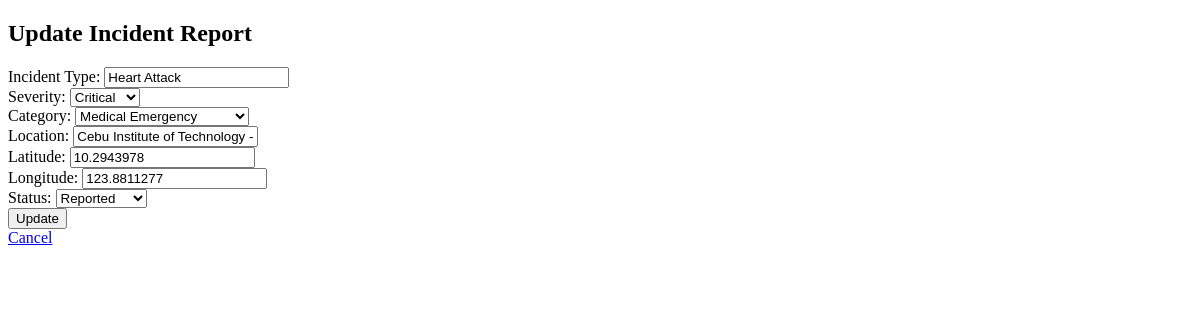
Page /incidents/5/update/ (signed in) on the earlier database version.
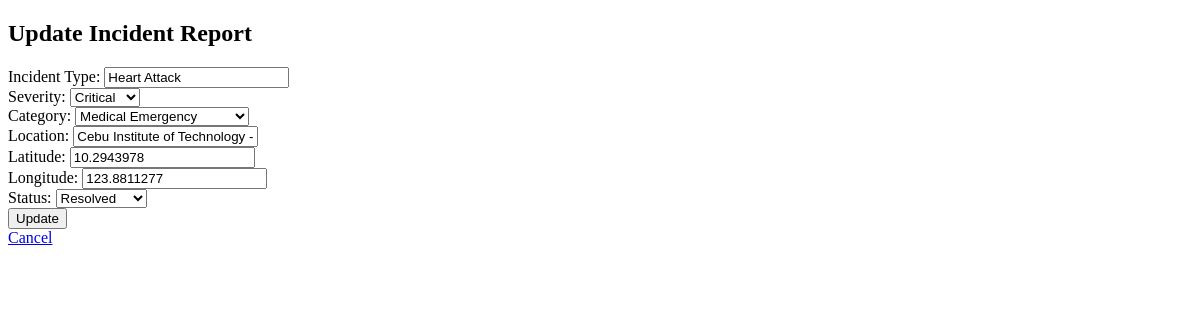
Same page on the later database version.
### luwasapp/models.py (models this page shows, shortened)
class IncidentReport(models.Model):
    SEVERITY_CHOICES = [
        ('low', 'Low'),
        ('medium', 'Medium'),
        ('high', 'High'),
        ('critical', 'Critical'),
    ]
    STATUS_CHOICES = [
        ('reported', 'Reported'),
        ('in_progress', 'In Progress'),
        ('resolved', 'Resolved'),
        ('closed', 'Closed'),
    ]
    CATEGORY_CHOICES = [
        ('medical_emergency', 'Medical Emergency'),
        ('fire_incident', 'Fire Incident'),
        ('road_accident', 'Road Accident'),
        ('natural_disaster', 'Natural Disaster'),
        ('crime_related', 'Crime Related'),
        ('domestic_violence', 'Domestic Violence'),
        ('psychological_crisis', 'Psychological Crisis'),
        ('missing_person', 'Missing Person'),
        ('poisoning', 'Poisoning'),
        ('gas_leak', 'Gas Leak'),
        ('electrical_hazard', 'Electrical Hazard'),
        ('hazardous_materials', 'Hazardous Materials Spill'),
        ('flooding', 'Flooding'),
        ('earthquake', 'Earthquake'),
        ('typhoon', 'Typhoon'),
        ('animal_attack', 'Animal Attack'),
        ('terrorist_threat', 'Terrorist Threat/Attack'),
        ('building_collapse', 'Building Collapse'),
        ('public_disturbance', 'Public Disturbance'),
        ('child_abuse', 'Child Abuse'),
        ('elderly_abuse', 'Elderly Abuse'),
    ]
    reportid = models.AutoField(primary_key=True)
    incident_type = models.CharField(max_length=100)
    severity = models.CharField(max_length=25, choices=SEVERITY_CHOICES)
    category = models.CharField(max_length=255, choices=CATEGORY_CHOICES, blank=True)
    status = models.CharField(max_length=255, choices=STATUS_CHOICES, default= "reported", blank=True)
    location = models.CharField(max_length=255)
    latitude = models.FloatField(null=True, blank=True)
    longitude = models.FloatField(null=True, blank=True)
    timestamp = models.DateTimeField(auto_now_add=True)

### luwasapp/views.py (the view)
# urls.py: path('incidents/<int:pk>/update/', views.incident_update_view, name='incident_update'),
@login_required
def incident_update_view(request, pk):
    incident = get_object_or_404(IncidentReport, pk=pk)
    if request.method == 'POST':
        form = IncidentReportForm(request.POST, instance=incident)
        if form.is_valid():
            form.save()
            return redirect('incident_detail', pk=pk)
    else:
        form = IncidentReportForm(instance=incident)
    return render(request, 'incident/update.html', {'form': form, 'incident': incident})

### luwasapp/forms.py
class IncidentReportForm(forms.ModelForm):
    class Meta:
        model = IncidentReport
        fields = ['incident_type', 'severity', 'category', 'location', 'latitude', 'longitude', 'status']
    def __init__(self, *args, **kwargs):
        super().__init__(*args, **kwargs)
        self.fields['location'].widget.attrs['readonly'] = True
        self.fields['latitude'].widget.attrs['readonly'] = True
        self.fields['longitude'].widget.attrs['readonly'] = True

### luwasapp/templates/incident/update.html (shortened to what this page needs)
<!DOCTYPE html>
<html>
<head>
</head>
<body>
    <h2>Update Incident Report</h2>
    <form method="post">
        <div>
            <label for="id_incident_type">Incident Type:</label>
            {{ form.incident_type }}
        </div>
        <div>
            <label for="id_severity">Severity:</label>
            {{ form.severity }}
        </div>
        <div>
            <label for="id_category">Category:</label>
            {{ form.category }}
        </div>
        <div>
            <label for="id_location">Location:</label>
            {{ form.location }}
        </div>
        <div>
            <label for="id_latitude">Latitude:</label>
            {{ form.latitude }}
        </div>
        <div>
            <label for="id_longitude">Longitude:</label>
            {{ form.longitude }}
        </div>
        <div>
            <label for="id_status">Status:</label>
            {{ form.status }}
        </div>
        <button type="submit">Update</button>
    </form>
    <a href="{% url 'incident_detail' incident.pk %}">Cancel</a>
</body>
</html>

Differences in the rows shown:
changed IncidentReport "Heart Attack": status "Reported" → "Resolved"
